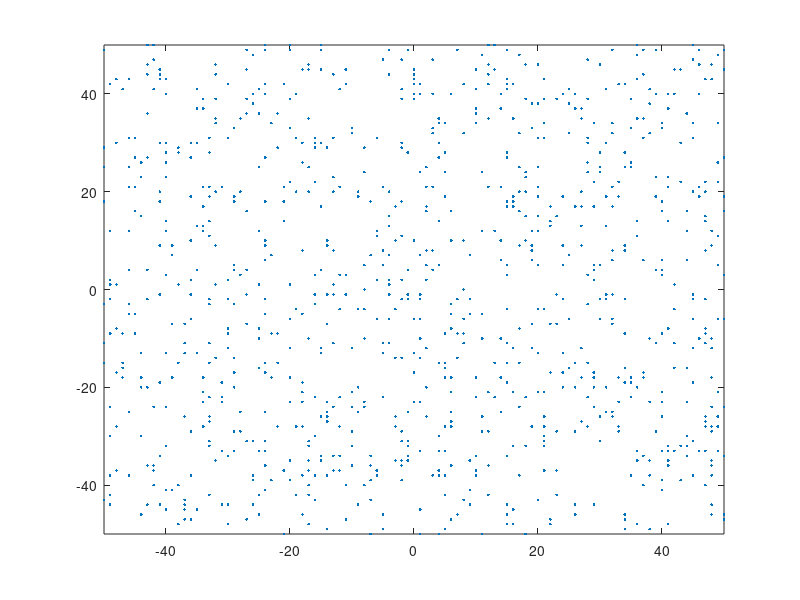

Recreate this plot in MATLAB. (Note: this script raises an error after producing the figure.)
% /////////////////////////////// Parameters //////////////////////////////

s = 100; % Size of lattice.
n = 1000; % Number of agents.
T = 1000; % Max time.
d = 0.3; % Diffusion rate.
v0 = -0.; % Big potential strength.
u0 = -20.; % Small potential strength.
std = 20.; % Big potential standard deviation.
std2 = 5.; % Small potential standard deviation.
mn = [0,0]; % Big potential mean.
l = 0.002; % Decay constant.
e = 10; 

% \\\\\\\\\\\\\\\\\\\\\\\\\\\\\\\\\\\\\\\\\\\\\\\\\\\\\\\\\\\\\\\\\\\\\\\\\

% ////////////////////////// Initialize variables /////////////////////////

% Initial coordinates.
x = randi([-s/2,s/2],n,1);
y = randi([-s/2,s/2],n,1);

N = sparse(zeros(n)); % Network matrix.

T0 = zeros(n); % Time reference for decay rate.

figure;
h = plot(x,y,'.');
axis([-s/2 s/2 -s/2 s/2])
hold on;
set(h,'XDataSource','x');
set(h,'YDataSource','y');

% /////////////////////////////// Main loop ///////////////////////////////

t = 0;
while (t < T)
    
    E = reshape([x,y],1,n,2) - reshape([x,y],n,1,2); % Euclidian distances.
    U = triu(sparse((sum(abs(E),3) == 0)),1); % Find agents that share location.
    A = U + U'; % Adjency matrix.
    
    T0(A == 1) = t; % Update time reference.
    
    N = N.*dec(t,l,T0) + A; % Update network.
    
    % Calculate energies.
    statX = [exp(- pot(x - 1,y,s,v0,u0,std,std2,mn,N,[x,y])/e),exp(- pot(x + 1,y,s,v0,u0,std,std2,mn,N,[x,y])/e)];
    statY = [exp(- pot(x,y - 1,s,v0,u0,std,std2,mn,N,[x,y])/e),exp(- pot(x,y + 1,s,v0,u0,std,std2,mn,N,[x,y])/e)];
    
    % Normalized probabilities.
    statX = statX./sum(statX,2);
    statY = statY./sum(statY,2);
    
    disp(statX(1,:))
    
    % Update coordinates.
    x = x + (rand(n,1) < d).*(2 * (rand(n,1) > statX(:,1)) - 1);
    y = y + (rand(n,1) < d).*(2 * (rand(n,1) > statY(:,1)) - 1);
    refreshdata(h)
    drawnow
    
    t = t + 1;
end

% \\\\\\\\\\\\\\\\\\\\\\\\\\\\\\\\\\\\\\\\\\\\\\\\\\\\\\\\\\\\\\\\\\\\\\\\\

hold off
